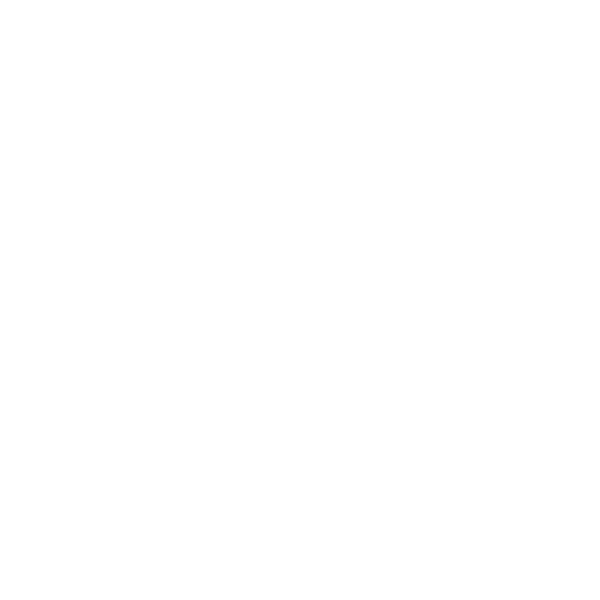
Frame 1 (no input)
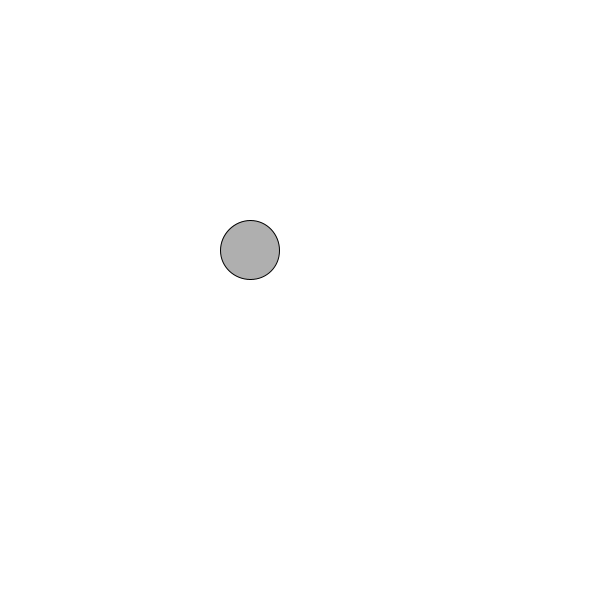
Frame 60 (the mouse pressed at the canvas centre just before this capture)
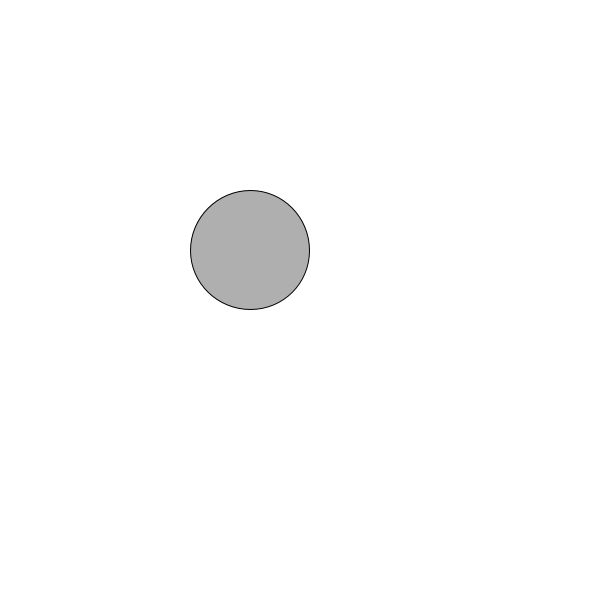
Frame 120 (the mouse held since frame 60 and released just before this capture)

The Processing sketch that drew these frames (run headless with seeded random() and noise(); from frame 60 on, the mouse is pressed at the canvas centre):

// Processing sketch: processing_2507
// ── processing_2507.pde

//found at www.learningprocessing.com



int circleSize = 0;
int circleX = 250;
int circleY = 250;



void setup() {
  size(600,600);
  smooth();
  background(0);
}

void draw() {
  background(255);
  stroke(0);
  fill(175);
  // Use the variables to specify the location of an ellipse.
  ellipse(circleX,circleY,circleSize,circleSize);
  
  // An assignment operation that increments the value of circleSize by 1.
  circleSize = circleSize + 1;

}
